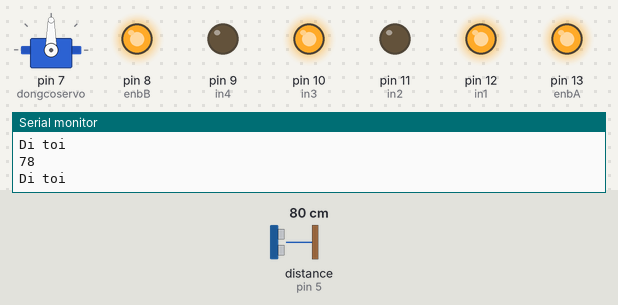
Recording of a sketch running on a simulated Arduino Uno, built with avr-gcc and run on an emulated ATmega328P. On the bench: servo, output pins drawn as LEDs (lit = HIGH), the last lines printed to the serial monitor. Wiring (inferred from the names in the program): ultrasonic range finder: trigger pin 6; echo pin 5. The test bench sets the inputs (shaded band); at power-on: distance to the obstacle (sensor on pin 5) 80 cm. The echo pulse lasts 58.3 µs per cm; pins used as bus, display or sensor lines are not drawn.

Above: at 1.7 s.
1.8 s: distance to the obstacle (sensor on pin 5) set to 30 cm
3.3 s: distance to the obstacle (sensor on pin 5) set to 25 cm
At 3.8 s:
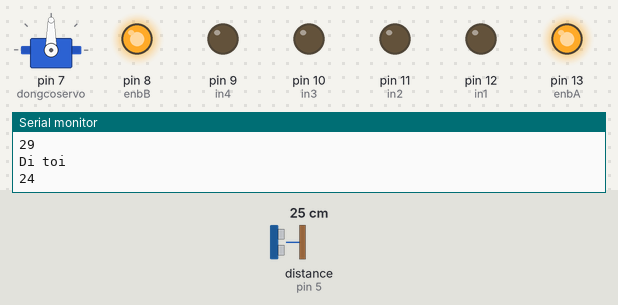
At 6.1 s:
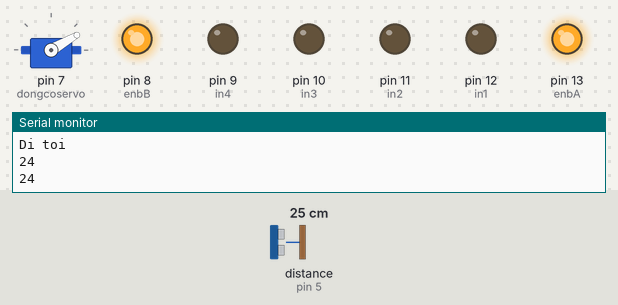
6.3 s: distance to the obstacle (sensor on pin 5) set to 2 cm
At 9.8 s:
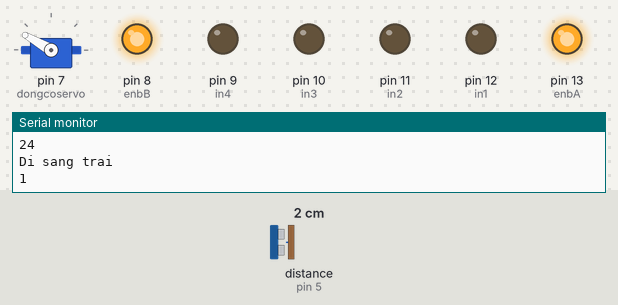
Timing chart, 0 to 15.3 s (numbered marks = the images above; inputs shaded):
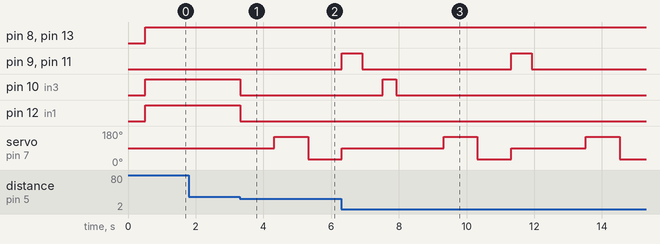

Measured:
- the behaviour switches between 27 and 26 cm on distance to the obstacle (sensor on pin 5) (found by bisection; images 0 and 1)
- after the input at 3.3 s, pin 10 (in3), pin 12 (in1): HIGH → LOW at once; servo on pin 7 (dongcoservo): 90° → 150° after 1.0 s, → 30° 1.0 s later
- after the input at 6.3 s, pin 10 (in3): LOW → HIGH after 1.2 s, → LOW 0.40 s later; pin 12 (in1): stops changing and stays LOW
- by itself, pin 9 (in4), pin 11 (in2): alternates HIGH for 0.60 s and LOW for 4.4 s

The sketch:

DK_Xe_Bang_CBSieuAm_Servo1.ino.ino
```cpp
#include <Servo.h>
Servo myservo;  // create servo object to control a servo
int pos = 0;    // variable to store the servo position


const int trig = 6;
const int echo = 5;
int enbA=13;
int in1 = 12;
int in2 = 11;
int in3 = 10;
int in4 = 9;
int enbB=8;
int dongcoservo = 7;

int gioihan = 25;//khoảng cách nhận biết vật
int i;
int x = 0;
unsigned long thoigian;
int khoangcach, khoangcachdo;
int khoangcachtrai, khoangcachphai;
int maxspeed=150;


void setup() {
  // put your setup code here, to run once:
  myservo.attach(dongcoservo);
  pinMode(trig, OUTPUT);
  pinMode(echo, INPUT);

  pinMode(in1, OUTPUT);
  pinMode(in2, OUTPUT);
  pinMode(in3, OUTPUT);
  pinMode(in4, OUTPUT);
  pinMode(enbA, OUTPUT);
  pinMode(enbB, OUTPUT);
//  digitalWrite(in1, LOW);
//  digitalWrite(in2, LOW);
//  digitalWrite(in3, LOW);
//  digitalWrite(in4, LOW);
//  digitalWrite(enbA, LOW);
//  digitalWrite(enbB, LOW);
  myservo.write(90);
  delay(500);
  Serial.begin(9600);


}

void loop()
{
  khoangcach = 0;
  dokhoangcach();
  khoangcach = khoangcachdo;
  Serial.println(khoangcach);
  if (khoangcach > gioihan)
  {
      dithang();
      Serial.println("Di toi");
  }
  else
  {
    dunglai();delay(1000);
    quaycbsangtrai();
    dokhoangcach();
    Serial.println(khoangcach);
    khoangcachtrai = khoangcachdo;
    quaycbsangphai();
    dokhoangcach();
    Serial.println(khoangcach);
    khoangcachphai = khoangcachdo;
    if (khoangcachphai < 20 && khoangcachtrai < 20) {
      dilui();delay(600);dunglai();delay(600);
      Serial.println("Di lui");

    }
    else
    {
      if (khoangcachphai >= khoangcachtrai)
      { dilui();delay(600);dunglai();delay(600);
        disangphai();
        Serial.println("Di sang phai");
        delay(400);dunglai();delay(400);
      }
      if (khoangcachphai < khoangcachtrai)
      { dilui();delay(600);dunglai();delay(600);
        disangtrai();
        Serial.println("Di sang trai");
        delay(400);dunglai();delay(400);
      }
    }
  }

}
void dithang()
{
  analogWrite(enbA, 150);
  analogWrite(enbB, 150);
  digitalWrite(in1, HIGH);
  digitalWrite(in2, LOW);
  digitalWrite(in3, HIGH);
  digitalWrite(in4, LOW);


}
void dunglai(){
  analogWrite(enbA, 150);
  analogWrite(enbB, 150);
  digitalWrite(in1, LOW);
  digitalWrite(in2, LOW);
  digitalWrite(in3, LOW);
  digitalWrite(in4, LOW);
  }

void disangphai()
{
  analogWrite(enbA, 150);
  analogWrite(enbB, 150);
  digitalWrite(in1, HIGH);
  digitalWrite(in2, LOW);
  digitalWrite(in3, LOW);
  digitalWrite(in4, LOW);


}
void disangtrai()
{
  analogWrite(enbA, 150);
  analogWrite(enbB, 150);
  digitalWrite(in1, LOW);
  digitalWrite(in2, LOW);
  digitalWrite(in3, HIGH);
  digitalWrite(in4, LOW);

}

void dilui()
{
  analogWrite(enbA, 150);
  analogWrite(enbB, 150);
  digitalWrite(in1, LOW);
  digitalWrite(in2, HIGH);
  digitalWrite(in3, LOW);
  digitalWrite(in4, HIGH);

}


void dokhoangcach()
{
  digitalWrite(trig, LOW);
  delayMicroseconds(2);
  digitalWrite(trig, HIGH);
  delayMicroseconds(10);
  digitalWrite(trig, LOW);


  // Đo độ rộng xung HIGH ở chân echo.
  thoigian = pulseIn(echo, HIGH);

  khoangcachdo = thoigian / 2 / 29.412;
}


void quaycbsangtrai()
{
  myservo.write(150);              // tell servo to go to position in variable 'pos'
  delay(1000);
  dokhoangcach();
  myservo.write(90);              // tell servo to go to position in variable 'pos'
}
void quaycbsangphai()
{
  myservo.write(30);              // tell servo to go to position in variable 'pos'
  delay(1000);
  dokhoangcach();
  myservo.write(90);              // tell servo to go to position in variable 'pos'
}
void resetservo()
{
  myservo.write(90);
}
```
